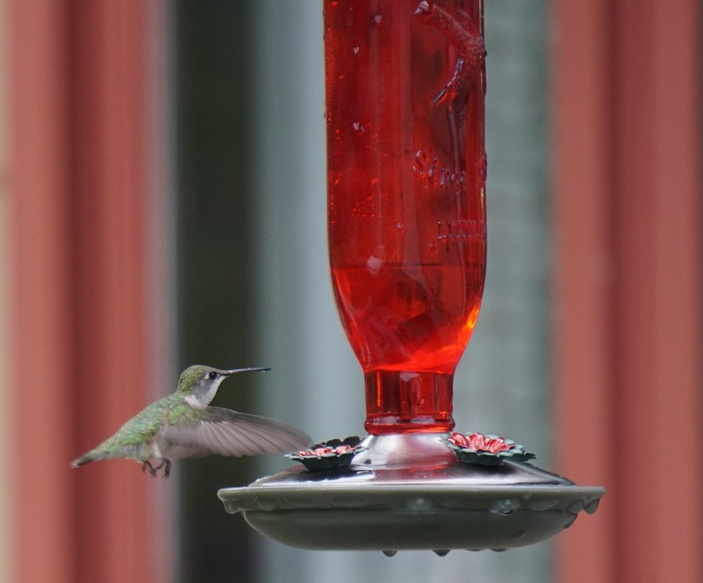
#> input picture 07_combining/hummingbird.jpg, 703 x 583 px, shrunk from 1440 x 1195 before the run
$ python concatenating_mismatched_images.py
#> lines starting #> are read from the running program, lines starting #| are printed output that depends on the picture
# concatenating_mismatched_images.py

from PIL import Image


def concatenate_vertically(
        first_image_path, second_image_path, output_image_path,
    ):
    image_one = Image.open(first_image_path)
    image_two = Image.open(second_image_path)
    height = image_one.height + image_two.height
    width = min(image_one.width, image_two.width)
    new_image = Image.new("RGB", (width, height))

    new_image.paste(image_one, (0, 0))
    new_image.paste(image_two, (0, image_one.height))

    new_image.save(output_image_path)


def concatenate_horizontally(
        first_image_path, second_image_path, output_image_path,
    ):
#> called with first_image_path = 'hummingbird.jpg', second_image_path = 'silver_falls2.jpg', output_image_path = 'h_combined.jpg'
    image_one = Image.open(first_image_path)
#> image_one is the input picture: PIL image 703x583 RGB; mean R, G, B 124.8, 81.9, 78.8
    image_two = Image.open(second_image_path)
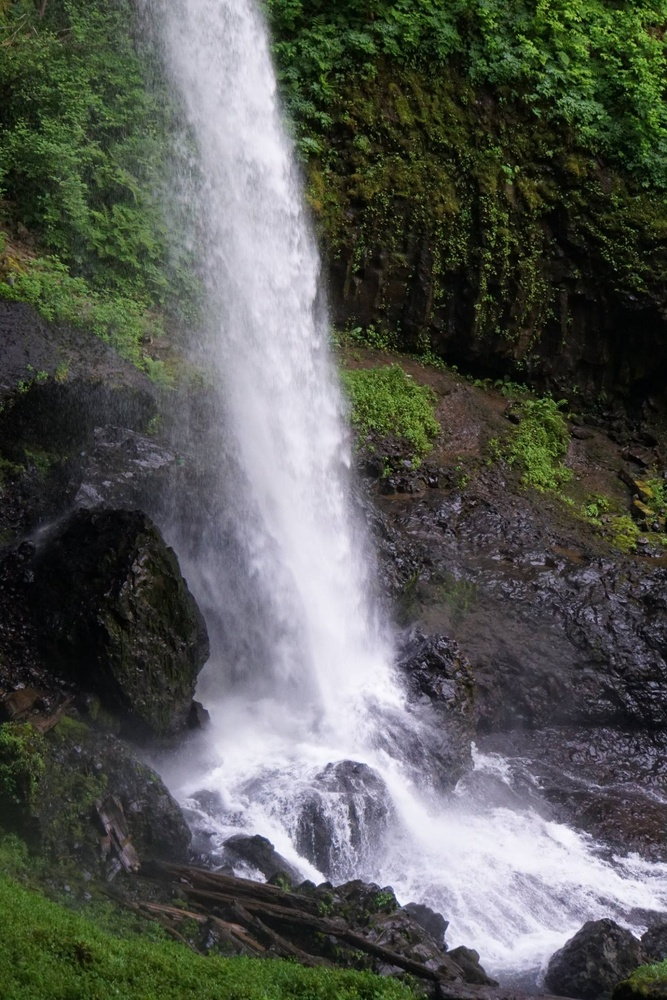
#> input picture 07_combining/silver_falls2.jpg, 667 x 1000 px, shrunk from 1367 x 2048 before the run
#> image_two is the input picture: PIL image 667x1000 RGB; mean R, G, B 86.2, 89, 83.7
    width = image_one.width + image_two.width
#> width = 1370
    height = min(image_one.height, image_two.height)
#> height = 583
    new_image = Image.new("RGB", (width, height))
#> new_image: PIL image 1370x583 RGB; every value is 0

    new_image.paste(image_one, (0, 0))
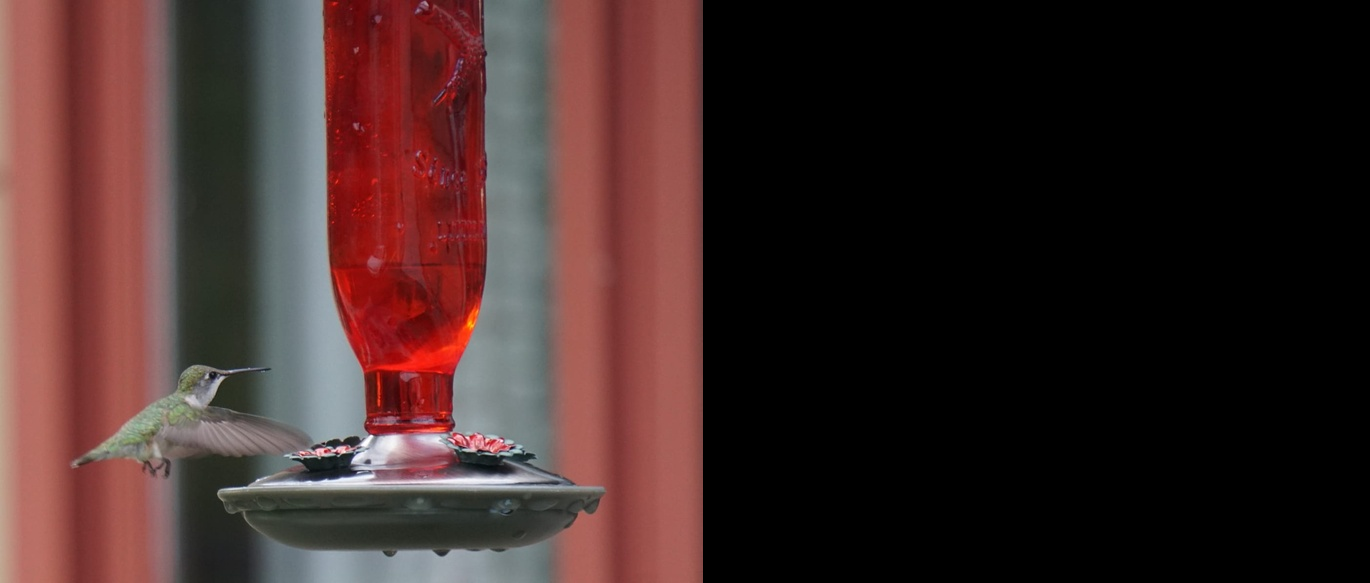
#> new_image: PIL image 1370x583 RGB; mean R, G, B 64, 42, 40.4
    new_image.paste(image_two, (image_one.width, 0))
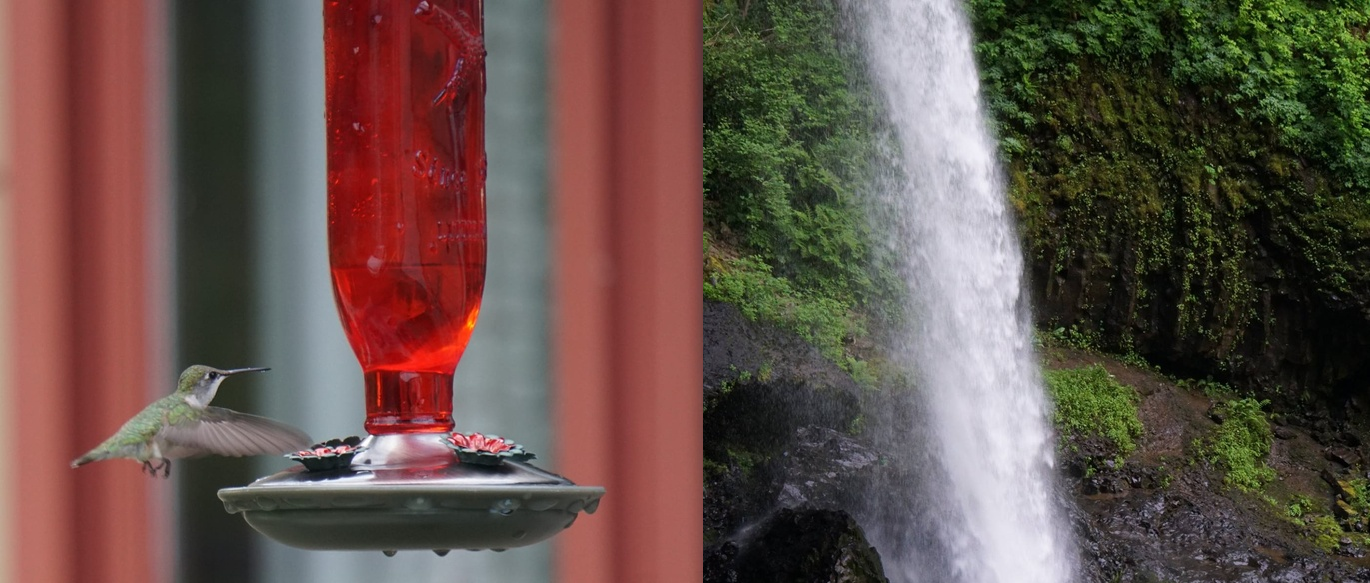
#> new_image: PIL image 1370x583 RGB; mean R, G, B 101.4, 81.6, 74.6

    new_image.save(output_image_path)


if __name__ == "__main__":
    concatenate_horizontally(
            "hummingbird.jpg", "silver_falls2.jpg", "h_combined.jpg",
            )
    concatenate_vertically(
            "hummingbird.jpg", "silver_falls2.jpg", "v_combined.jpg",
            )
#> in concatenate_vertically, `new_image = Image.new("RGB", (width, height))`: new_image: PIL image 667x1583 RGB; every value is 0
#> in concatenate_vertically, `new_image.paste(image_one, (0, 0))`:
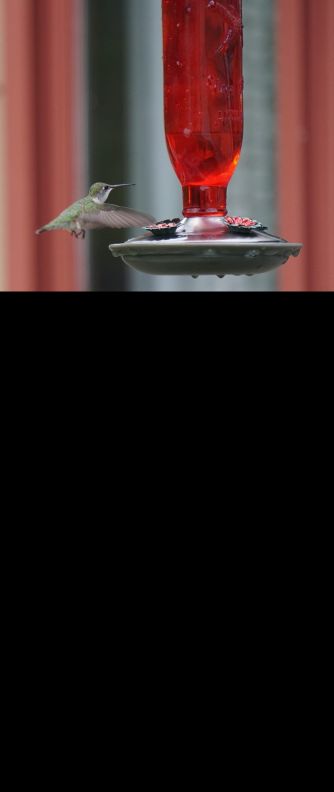
#> new_image: PIL image 667x1583 RGB (shown at 1/2 size); mean R, G, B 45.5, 30.1, 29
#> in concatenate_vertically, `new_image.paste(image_two, (0, image_one.height))`:
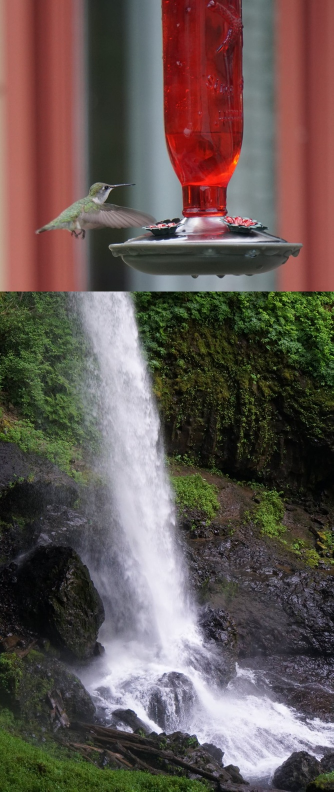
#> new_image: PIL image 667x1583 RGB (shown at 1/2 size); mean R, G, B 99.9, 86.4, 81.9
